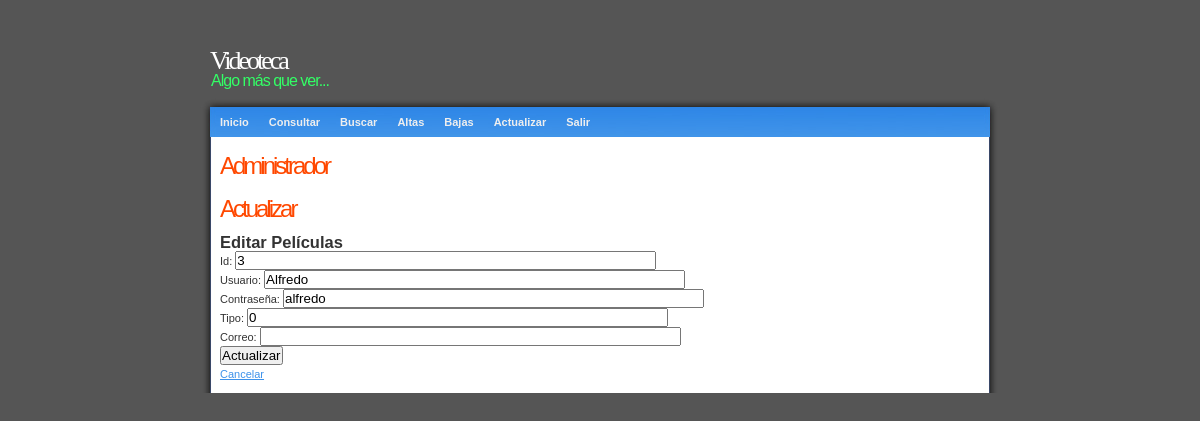
The app's page /administrador/ActualizarAdministradorUsuario.php?usuario=Alfredo (signed in) with its own data.
### tables this page shows
CREATE TABLE IF NOT EXISTS `clientes` (
  `id_cliente` int(11) NOT NULL AUTO_INCREMENT,
  `usuario` varchar(64) NOT NULL,
  `password` varchar(60) DEFAULT NULL,
  `tipo` int(11) NOT NULL,
  `email` varchar(64) NOT NULL,
  PRIMARY KEY (`id_cliente`)
);

### administrador/ActualizarAdministradorUsuario.php (the view, shortened to what this page needs)
<!DOCTYPE html PUBLIC "-//W3C//DTD XHTML 1.0 Strict//EN" "http://www.w3.org/TR/xhtml1/DTD/xhtml1-strict.dtd">
<html xmlns="http://www.w3.org/1999/xhtml">
<head>
<link rel="stylesheet" type="text/css" href="../style.css" media="screen" />
</head>
<body>
<div id="wrap">
<div id="header">
  <h1 class="Estilo4">Videoteca</h1>
  <h2 class="Estilo5">Algo más que ver...</h2>
</div>
<div id="top"> </div>
<div id="menu">
<ul>
<li><a href="index.php">Inicio</a></li>
<li><a href="ConsultarAdministrador.php">Consultar</a></li>
<li><a href="BuscarAdministrador.php">Buscar</a></li>
<li><a href="AltasAdministrador.php">Altas</a></li>
<li><a href="BajasAdministrador.php">Bajas</a></li>
<li><a href="ActualizarAdministrador.php">Actualizar</a></li>
<li><a href="SalirAdministrador.php">Salir</a></li>
</ul>
</div>
<div id="content">
<div class="left">
<h2>Administrador</h2>
<h2>Actualizar</h2>
</div>
<H2>Editar Películas</H2>
<?php
   $link=Conectarse();
   $usu=$_GET['usuario'];
  echo '<FORM METHOD="POST" ACTION="ActualizarAdministradorUsuario2.php">';
  $result=mysqli_query($link,"select * from clientes where usuario='$usu'");
  $row = mysqli_fetch_array($result);
  $id_cli=$row["id_cliente"];
  $usu=$row["usuario"];
  $pas=$row["password"];
  $tip=$row["tipo"];
  $cor=$row["email"];
  echo "Id: <INPUT TYPE='text' NAME='id_cliente' value='$id_cli' SIZE='50'><br>";
  echo "Usuario: <INPUT TYPE='text' NAME='usuario' value='$usu' SIZE='50'><br>";
  echo "Contraseña: <INPUT TYPE='text' NAME='password' value='$pas' SIZE='50'><br>";
  echo "Tipo: <INPUT TYPE='text' NAME='tipo' value='$tip' SIZE='50'><br>";
  echo "Correo: <INPUT TYPE='text' NAME='email' value='$cor' SIZE='50'><br>";
?>
<INPUT TYPE="SUBMIT" value="Actualizar">
<br>
<a href="ActualizarAdministrador.php">Cancelar</a>
</div>
</div>
</body>
</html>

### style.css (style rules this page uses)
* { padding: 0; margin: 0; }
body { background: #555; font-family: Verdana, Arial, Helvetica, sans-serif; font-size: 11px; line-height: 18px; color: #333333;; }
a { color: #3E92EA; }
#wrap { margin: 40px auto 0 auto; width: 800px; }
#header { padding-bottom:10px; }
#header h1 { font-size: 26px; font-weight: 100; letter-spacing: -3px; padding: 12px 0 5px 10px; }
#header h2 { color: #33FF66; font-size: 16px; font-weight: 100; padding: 0 0 0 11px; letter-spacing: -1px; line-height: 12px; }
#menu { height: 30px; line-height: 30px; background: #222 url(images/menu.jpg) no-repeat; }
#menu ul { padding-left: 10px; list-style-type: none; }
#menu ul li { display: block; float: left; }
#menu ul li a { color: #eee; padding: 0 10px; text-decoration: none; font-weight: 600; }
#content { background: #555 url(images/content.jpg) repeat-y; padding: 10px 20px; }
.left { width: 568px; float: left; text-align: justify; }
.left h2 { color: #FF4800; font-size: 24px; letter-spacing: -3px; font-weight: 100; padding : 10px 0 15px 0; }
#top { background: #555 url(images/top.jpg) no-repeat; padding: 5px 0; }

### administrador/ActualizarAdministradorUsuario.php (style rules this page uses)
.Estilo4 { color: #FFFFFF; font-family: "Times New Roman", Times, serif; font-size: 30px; }

### records on screen
clientes: id_cliente "3", usuario "Alfredo", password "alfredo", tipo "0"
